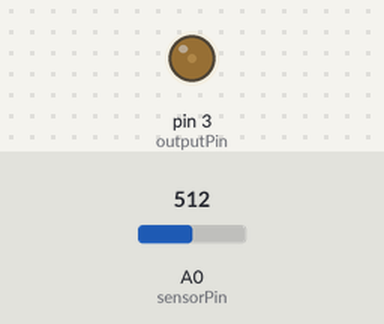
This sketch was run on a simulated Arduino Uno, built with avr-gcc and run on an emulated ATmega328P. Shown: output pins drawn as LEDs (lit = HIGH). The test bench sets the inputs (shaded band); at power-on: A0 (sensorPin) = 512.

Above: at 1.2 s.
1.3 s: A0 (sensorPin) set to 610
At 2.0 s:
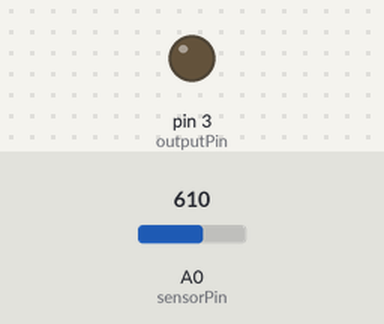
2.8 s: A0 (sensorPin) set to 122
At 3.7 s:
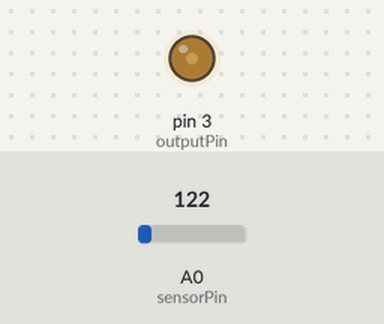
4.3 s: A0 (sensorPin) set to 716
At 5.7 s:
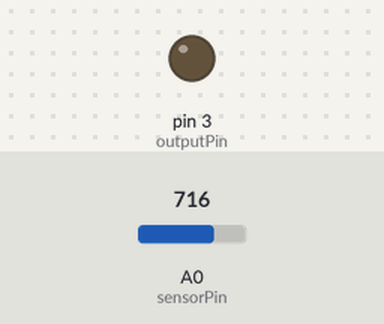
Timing chart, 0 to 7.3 s (numbered marks = the images above; inputs shaded):
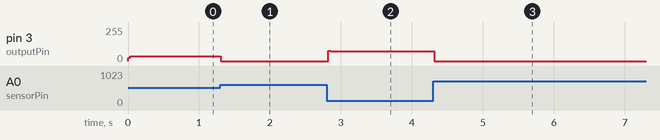

The sketch:

PID_using_PIDController_library.ino
```cpp
#include <PIDController.h>

// Objects
PIDController pid; // Create an instance of the PID controller class, called "pid"

// Pins
int outputPin   = 3;    // The pin the digital output PMW is connected to
int sensorPin   = A0;   // The pin the analog sensor is connected to

void setup () {
  Serial.begin(9600);   // Some methods require the Serial.begin() method to be called first
  pinMode(outputPin, OUTPUT);
  pinMode(sensorPin, INPUT);

  pid.begin();          // initialize the PID instance
  pid.setpoint(600);    // The "goal" the PID controller tries to "reach"
  pid.tune(1, 1, 1);    // Tune the PID, arguments: kP, kI, kD
  pid.limit(0, 255);    // Limit the PID output between 0 and 255, this is important to get rid of integral windup!
}

void loop () {
  int sensorValue = analogRead(sensorPin);  // Read the value from the sensor
  int output = pid.compute(sensorValue);    // Let the PID compute the value, returns the optimal output
  analogWrite(outputPin, output);           // Write the output to the output pin
  delay(30);                                // Delay for 30 ms
}
```

Measured:
- after the input at 1.3 s, pin 3 (outputPin): 36/255 → 0/255 at once
- after the input at 2.8 s, pin 3 (outputPin): 0/255 → 75/255 at once
- after the input at 4.3 s, pin 3 (outputPin): 75/255 → 0/255 at once
